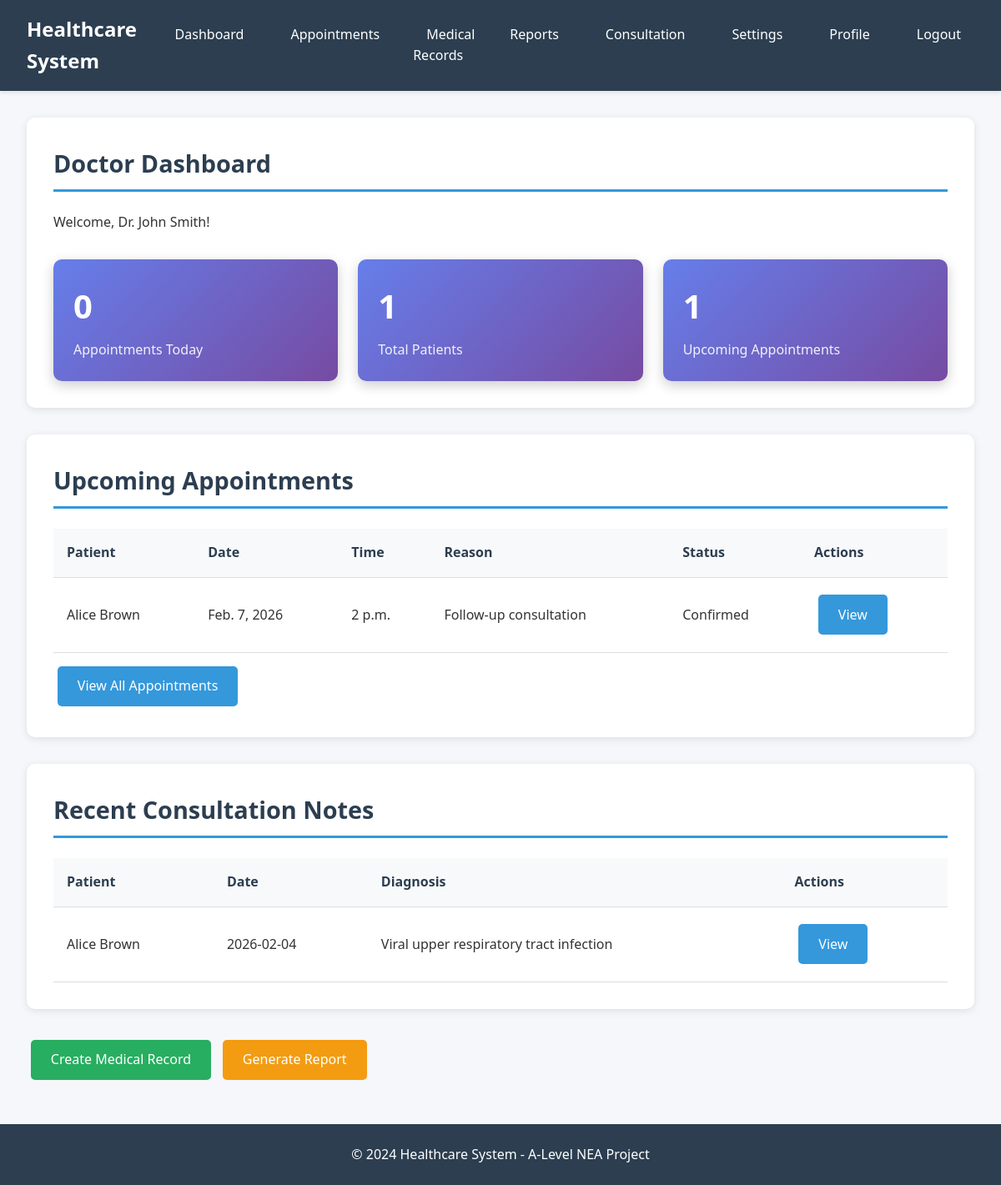
The app's page /dashboard/ (signed in) with its own data.
### appointments/models.py (models this page shows, shortened)
class Appointment(models.Model):
    STATUS_CHOICES = [
        ('scheduled', 'Scheduled'),
        ('confirmed', 'Confirmed'),
        ('completed', 'Completed'),
        ('cancelled', 'Cancelled'),
        ('rescheduled', 'Rescheduled'),
    ]
    patient = models.ForeignKey(PatientProfile, on_delete=models.CASCADE, related_name='appointments')
    doctor = models.ForeignKey(DoctorProfile, on_delete=models.CASCADE, related_name='appointments')
    appointment_date = models.DateField()
    appointment_time = models.TimeField()
    status = models.CharField(max_length=20, choices=STATUS_CHOICES, default='scheduled')
    reason = models.TextField()
    notes = models.TextField(blank=True)
    created_at = models.DateTimeField(auto_now_add=True)
    updated_at = models.DateTimeField(auto_now=True)
    class Meta:
        ordering = ['-appointment_date', '-appointment_time']
        unique_together = ['doctor', 'appointment_date', 'appointment_time']

### accounts/models.py (models this page shows, shortened)
class PatientProfile(models.Model):
    user_profile = models.OneToOneField(UserProfile, on_delete=models.CASCADE, related_name='patient_info')
    blood_group = models.CharField(max_length=5, blank=True)
    emergency_contact = models.CharField(max_length=15, blank=True)
    emergency_contact_name = models.CharField(max_length=100, blank=True)
    allergies = models.TextField(blank=True)
    chronic_conditions = models.TextField(blank=True)

class UserProfile(models.Model):
    USER_TYPE_CHOICES = [
        ('doctor', 'Doctor'),
        ('patient', 'Patient'),
    ]
    user = models.OneToOneField(User, on_delete=models.CASCADE, related_name='profile')
    user_type = models.CharField(max_length=10, choices=USER_TYPE_CHOICES)
    phone_number = models.CharField(max_length=15, blank=True)
    date_of_birth = models.DateField(null=True, blank=True)
    address = models.TextField(blank=True)
    profile_picture = models.ImageField(upload_to='profile_pics/', blank=True, null=True)
    created_at = models.DateTimeField(auto_now_add=True)
    updated_at = models.DateTimeField(auto_now=True)
    email_notifications = models.BooleanField(default=True)
    sms_notifications = models.BooleanField(default=False)

### consultation/models.py (models this page shows, shortened)
class ConsultationNote(models.Model):
    appointment = models.ForeignKey(Appointment, on_delete=models.CASCADE, related_name='consultation_notes')
    doctor = models.ForeignKey(DoctorProfile, on_delete=models.CASCADE, related_name='consultation_notes')
    patient = models.ForeignKey(PatientProfile, on_delete=models.CASCADE, related_name='consultation_notes')
    chief_complaint = models.TextField()
    history = models.TextField(blank=True)
    examination = models.TextField(blank=True)
    diagnosis = models.TextField()
    treatment_plan = models.TextField()
    follow_up = models.TextField(blank=True)
    created_at = models.DateTimeField(auto_now_add=True)
    updated_at = models.DateTimeField(auto_now=True)

### dashboard/views.py (the view)
# urls.py: path('', views.home, name='home'),
@login_required
def home(request):
    try:
        user_profile = UserProfile.objects.get(user=request.user)
        if user_profile.user_type == 'doctor':
            return doctor_dashboard(request)
        else:
            return patient_dashboard(request)
    except UserProfile.DoesNotExist:
        return redirect('accounts:login')

### templates/dashboard/doctor_dashboard.html (shortened to what this page needs)
{% extends 'base.html' %}
{% block content %}
<div class="card">
    <h2 class="card-header">Doctor Dashboard</h2>
    <p>Welcome, Dr. {{ user.get_full_name }}!</p>
    <div class="grid" style="margin-top: 2rem;">
        <div class="stats-card">
            <h3>{{ total_appointments_today }}</h3>
            <p>Appointments Today</p>
        </div>
        <div class="stats-card">
            <h3>{{ total_patients }}</h3>
            <p>Total Patients</p>
        </div>
        <div class="stats-card">
            <h3>{{ upcoming_appointments.count }}</h3>
            <p>Upcoming Appointments</p>
        </div>
    </div>
</div>
<div class="card">
    <h3 class="card-header">Upcoming Appointments</h3>
    {% if upcoming_appointments %}
    <table>
        <thead>
            <tr>
                <th>Patient</th>
                <th>Date</th>
                <th>Time</th>
                <th>Reason</th>
                <th>Status</th>
                <th>Actions</th>
            </tr>
        </thead>
        <tbody>
            {% for appointment in upcoming_appointments %}
            <tr>
                <td>{{ appointment.patient.user_profile.user.get_full_name }}</td>
                <td>{{ appointment.appointment_date }}</td>
                <td>{{ appointment.appointment_time }}</td>
                <td>{{ appointment.reason|truncatewords:10 }}</td>
                <td>{{ appointment.status|title }}</td>
                <td>
                    <a href="{% url 'appointments:appointment_detail' appointment.id %}" class="btn">View</a>
                </td>
            </tr>
            {% endfor %}
        </tbody>
    </table>
    {% else %}
    <p>No upcoming appointments.</p>
    {% endif %}
    <a href="{% url 'appointments:appointment_list' %}" class="btn" style="margin-top: 1rem;">View All Appointments</a>
</div>
<div class="card">
    <h3 class="card-header">Recent Consultation Notes</h3>
    {% if recent_notes %}
    <table>
        <thead>
            <tr>
                <th>Patient</th>
                <th>Date</th>
                <th>Diagnosis</th>
                <th>Actions</th>
            </tr>
        </thead>
        <tbody>
            {% for note in recent_notes %}
            <tr>
                <td>{{ note.patient.user_profile.user.get_full_name }}</td>
                <td>{{ note.created_at|date:"Y-m-d" }}</td>
                <td>{{ note.diagnosis|truncatewords:15 }}</td>
                <td>
                    <a href="{% url 'consultation:note_detail' note.id %}" class="btn">View</a>
                </td>
            </tr>
            {% endfor %}
        </tbody>
    </table>
    {% else %}
    <p>No consultation notes yet.</p>
    {% endif %}
</div>
<div style="margin-top: 1rem;">
    <a href="{% url 'reports:create_medical_record' %}" class="btn btn-success">Create Medical Record</a>
    <a href="{% url 'reports:generate_report' %}" class="btn btn-warning">Generate Report</a>
</div>
{% endblock %}

### templates/base.html (style rules this page uses)
* { margin: 0; padding: 0; box-sizing: border-box; }
body { font-family: 'Segoe UI', Tahoma, Geneva, Verdana, sans-serif; background-color: #f5f7fa; color: #333; line-height: 1.6; }
.card { background: white; border-radius: 10px; padding: 2rem; margin-bottom: 2rem; box-shadow: 0 2px 10px rgba(0,0,0,0.1); }
.card-header { font-size: 1.8rem; margin-bottom: 1.5rem; color: #2c3e50; border-bottom: 3px solid #3498db; padding-bottom: 0.5rem; }
.btn { display: inline-block; padding: 0.7rem 1.5rem; background-color: #3498db; color: white; text-decoration: none; border-radius: 5px; border: none; cursor: pointer; font-size: 1rem; transition: background-color 0.3s; margin: 0.3rem; }
.btn-success { background-color: #27ae60; }
.btn-warning { background-color: #f39c12; }
table { width: 100%; border-collapse: collapse; margin-top: 1rem; }
table th, table td { padding: 1rem; text-align: left; border-bottom: 1px solid #ddd; }
table th { background-color: #f8f9fa; font-weight: 600; color: #2c3e50; }
.grid { display: grid; grid-template-columns: repeat(auto-fit, minmax(300px, 1fr)); gap: 1.5rem; margin-top: 1rem; }
.stats-card { background: linear-gradient(135deg, #667eea 0%, #764ba2 100%); color: white; padding: 1.5rem; border-radius: 10px; box-shadow: 0 5px 15px rgba(0,0,0,0.2); }
.stats-card h3 { font-size: 2.5rem; margin-bottom: 0.5rem; }
.stats-card p { font-size: 1rem; opacity: 0.9; }

### records on screen
Appointment: patient.user_profile.user.get_full_name "Alice Brown", appointment_date "Feb. 7, 2026", appointment_time "2 p.m.", reason "Follow-up consultation", status "Confirmed"
ConsultationNote: patient.user_profile.user.get_full_name "Alice Brown", created_at "2026-02-04", diagnosis "Viral upper respiratory tract infection"

### other values on screen
{{ user.get_full_name }} "John Smith"
{{ total_appointments_today }} "0"
{{ total_patients }} "1"
{{ upcoming_appointments.count }} "1"
